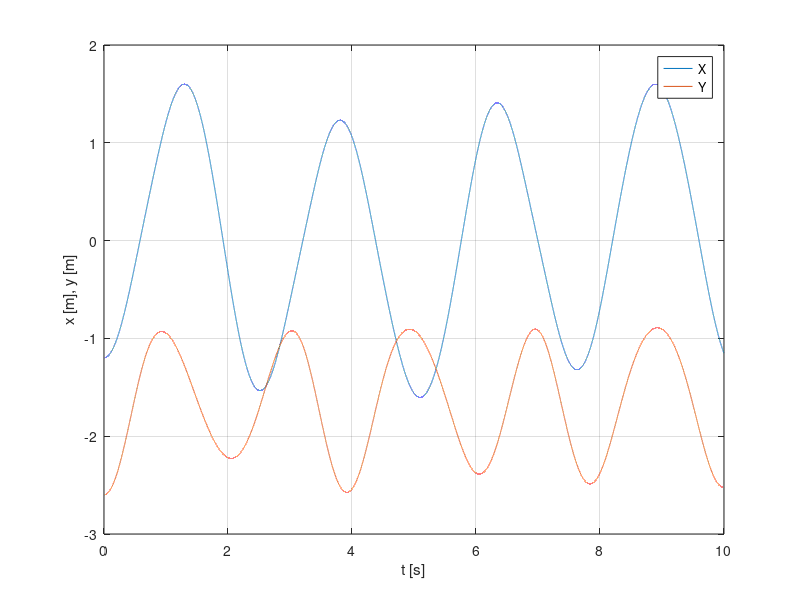
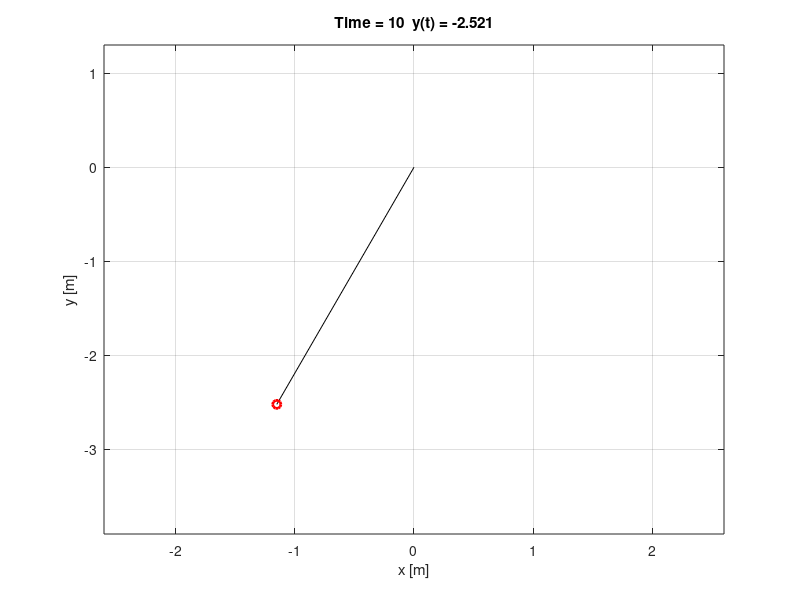

The MATLAB script that drew these images, in order:
clc
clear all
close all

dt = 0.0001;
t = 0:dt:10;
m = 1;
k = 12;
L0 = 1;
g = 9.81;

x(1) = -1.2;
xp(1) = 0;

y(1) = -2.6;
yp(1) = 0;


for i = 1:length(t)-1
    xpp = ( -k*(sqrt((x(i))^2 + (y(i))^2) - L0)*(x(i) / sqrt((x(i))^2 + (y(i))^2)) ) / m;
    xp(i+1)= xp(i) + xpp*dt;
    x(i+1)= x(i) + xp(i)*dt;
    
    ypp = ( -m*g -k*(sqrt((x(i))^2 + (y(i))^2) - L0)*(y(i) / sqrt((x(i))^2 + (y(i))^2)) ) / m;
    yp(i+1) = yp(i) + ypp*dt;
    y(i+1) = y(i) + yp(i)*dt;
end

figure
M = max(abs(y));
n = 0.5*M;
plot(t,x,t,y);legend('X','Y'); grid on; xlabel('t [s]'), ylabel('x [m], y [m]')

figure
for i = 1:100:length(t)
    str = ['Time = ',num2str(t(i),3),'  y(t) = ',num2str(y(i),4)];
    X = [0 x(i)];
    Y = [0 y(i)];
    
    plot( X,Y,'k-', x(i),y(i),'ro', 'linewidth',2)
    grid on, title(str), xlabel('x [m]'), ylabel('y [m]'), axis([-2*n 2*n -3*n n])
    pause(0.001)
end
